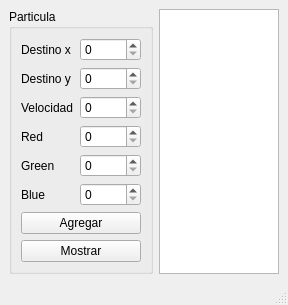
<?xml version="1.0" encoding="UTF-8"?>
<ui version="4.0">
 <class>MainWindow</class>
 <widget class="QMainWindow" name="MainWindow">
  <property name="geometry">
   <rect>
    <x>0</x>
    <y>0</y>
    <width>288</width>
    <height>296</height>
   </rect>
  </property>
  <property name="windowTitle">
   <string>MainWindow</string>
  </property>
  <widget class="QWidget" name="centralwidget">
   <layout class="QGridLayout" name="gridLayout_2">
    <item row="0" column="1">
     <widget class="QPlainTextEdit" name="out_plainTextEdit"/>
    </item>
    <item row="0" column="0">
     <widget class="QGroupBox" name="groupBox">
      <property name="title">
       <string>Particula</string>
      </property>
      <layout class="QGridLayout" name="gridLayout">
       <item row="2" column="1">
        <widget class="QSpinBox" name="speed_spinBox">
         <property name="maximum">
          <number>10000</number>
         </property>
         <property name="displayIntegerBase">
          <number>10</number>
         </property>
        </widget>
       </item>
       <item row="3" column="1">
        <widget class="QSpinBox" name="red_spinBox">
         <property name="maximum">
          <number>255</number>
         </property>
        </widget>
       </item>
       <item row="0" column="1">
        <widget class="QSpinBox" name="destinyX_spinBox">
         <property name="maximum">
          <number>500</number>
         </property>
        </widget>
       </item>
       <item row="5" column="0">
        <widget class="QLabel" name="label_6">
         <property name="text">
          <string>Blue</string>
         </property>
        </widget>
       </item>
       <item row="1" column="1">
        <widget class="QSpinBox" name="destinyY_spinBox">
         <property name="maximum">
          <number>500</number>
         </property>
        </widget>
       </item>
       <item row="2" column="0">
        <widget class="QLabel" name="label_3">
         <property name="text">
          <string>Velocidad</string>
         </property>
        </widget>
       </item>
       <item row="3" column="0">
        <widget class="QLabel" name="label_4">
         <property name="text">
          <string>Red</string>
         </property>
        </widget>
       </item>
       <item row="0" column="0">
        <widget class="QLabel" name="label">
         <property name="text">
          <string>Destino x</string>
         </property>
        </widget>
       </item>
       <item row="5" column="1">
        <widget class="QSpinBox" name="blue__spinBox">
         <property name="maximum">
          <number>255</number>
         </property>
        </widget>
       </item>
       <item row="1" column="0">
        <widget class="QLabel" name="label_2">
         <property name="text">
          <string>Destino y</string>
         </property>
        </widget>
       </item>
       <item row="4" column="0">
        <widget class="QLabel" name="label_5">
         <property name="text">
          <string>Green</string>
         </property>
        </widget>
       </item>
       <item row="4" column="1">
        <widget class="QSpinBox" name="green_spinBox">
         <property name="maximum">
          <number>255</number>
         </property>
        </widget>
       </item>
       <item row="7" column="0" colspan="2">
        <widget class="QPushButton" name="agregar_pushButton">
         <property name="text">
          <string>Agregar</string>
         </property>
        </widget>
       </item>
       <item row="8" column="0" colspan="2">
        <widget class="QPushButton" name="mostrar_pushButton">
         <property name="text">
          <string>Mostrar</string>
         </property>
        </widget>
       </item>
      </layout>
     </widget>
    </item>
   </layout>
  </widget>
  <widget class="QMenuBar" name="menubar">
   <property name="geometry">
    <rect>
     <x>0</x>
     <y>0</y>
     <width>288</width>
     <height>22</height>
    </rect>
   </property>
  </widget>
  <widget class="QStatusBar" name="statusbar"/>
 </widget>
 <resources/>
 <connections/>
</ui>
